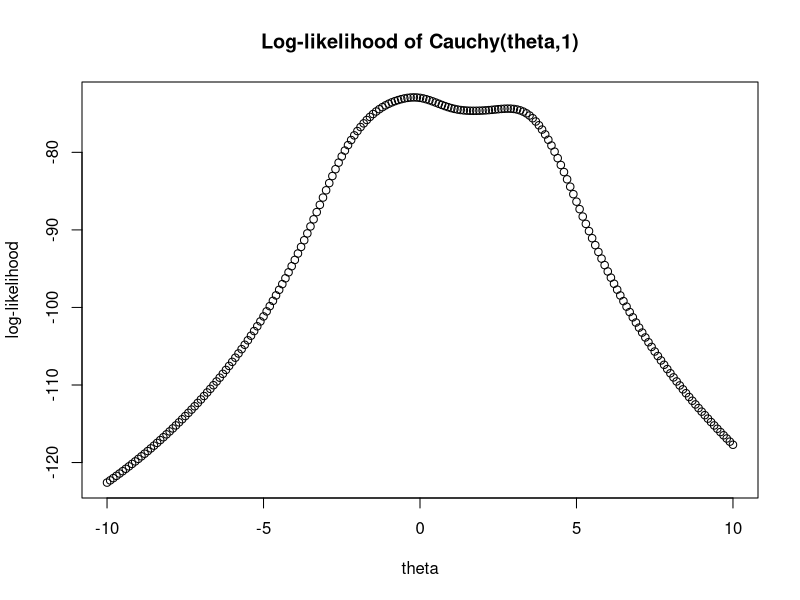
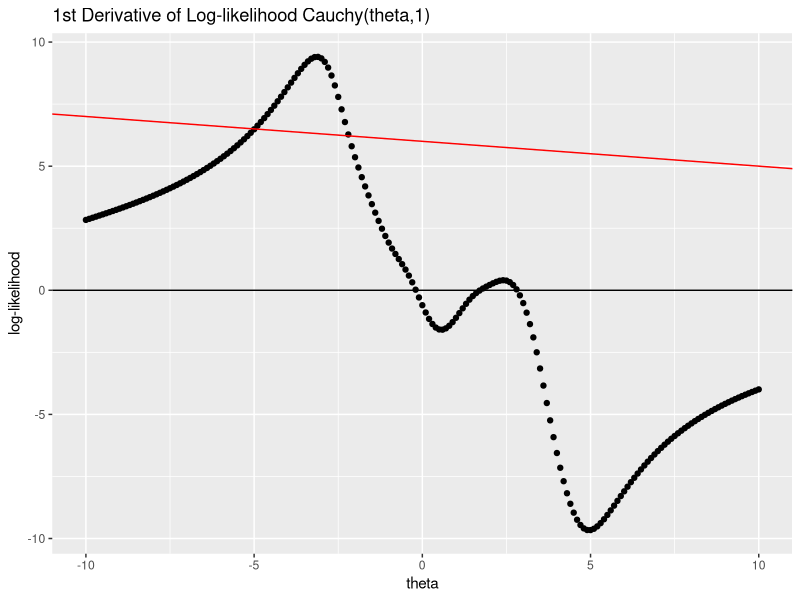
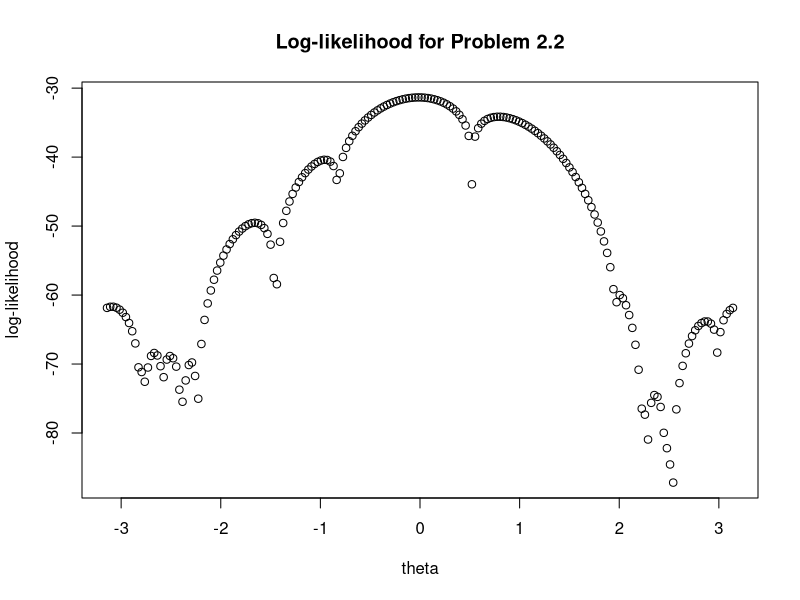

Source code (R) for these figures, in order:
## ---- chunk 1
library(ggplot2)
options(scipen=999)

# From lecture notes
Gradmat<-function(x, f, eps = 1e-06){
  # Calculate the difference-quotient approx gradient (matrix) of an arbitrary 
  # input (vector) function "f" at "x"
  dd = length(x)
  aa = length(f(x))
  epsmat = (diag(dd) * eps)/2
  gmat = array(0, dim = c(aa, dd))
  for(i in 1:dd){
    gmat[, i] <- (f(x + epsmat[, i]) -
    f(x - epsmat[, i]))/eps}
  if(aa > 1) gmat else c(gmat)
}

Newt_Raph_MLE<-function(guess,f, max.iter=25, tol = 1e-05, eps=1e-06){
  gradient <- function(x) Gradmat(x, f, eps)
  hessian <- function(x) Gradmat(x, gradient, eps)
  old <- guess
  new <- old - solve(hessian(old), gradient(old))
  it <- 1
  while(it < max.iter & sqrt(sum((new - old)^2)) >tol){
    old <- new
    new <- old - solve(hessian(old), gradient(old))
    it <- it + 1
  }
    list(Steps = it, Initial = guess, Estimate = new,fval = f(new))
}
## ---- chunk 2
# observed values
values <- c(1.77,-0.23,2.76,3.8,3.47,56.75,-1.34,4.24,-2.44,3.29,
       3.71,-2.4,4.53,-0.07,-1.05,-13.87,-2.53,-1.75,0.27,43.21)
# Plot Log-likelihood
theta <- seq(-10,10,by=.1)
log_likelihood <- function(theta) sum(dcauchy(values, location=theta,scale=1,log=TRUE))
# analytical first derivative of log likelihood
log_deriv <- function(theta) 2*sum((values-theta)/(1+(values-theta)^2))

# call above function with theta and observed values
plot(theta, unlist(lapply(theta, log_likelihood)),
     xlab='theta',ylab='log-likelihood', main='Log-likelihood of Cauchy(theta,1)')
## ---- chunk 3
# the mean is about 5.1
# -11 and 38 lead to errors, "system is exactly singular" --> very poor guesses
test_values <- c(-1,0,1.5,4,4.7,7,8,mean(values))
results_df <- data.frame()
# test all values via for loop, index functional output to set up columns
# values updated according to ith row
for (i in 1:length(test_values)){
  newt_raph_results <- Newt_Raph_MLE(test_values[i],log_likelihood)
  results_df[i,1] <- newt_raph_results[1]
  results_df[i,2] <- newt_raph_results[2]
  results_df[i,3] <- newt_raph_results[3]
  results_df[i,4] <- log_deriv(as.numeric(newt_raph_results[3]))
}
results_df

# checking code
optimize(function(theta) -sum(dcauchy(values, location=theta, log=TRUE)),  c(-100,100)) 
## ---- chunk 4
bisect <- function(bounds,fun,eps=1e-05,max.iter=50){
  # bounds should be a vector, done this way to facilitate testing
  # fun is the function to optimize
  lower <- bounds[1]
  upper <- bounds[2]
  initial_up <- upper
  initial_low <- lower
  theta_guess <- (upper+lower) / 2
  it <- 1
  while (it < max.iter & abs(fun(theta_guess))> eps) {
    # bisection algorithm 
    if (fun(lower)*fun(theta_guess)<=0){upper <- theta_guess}
    else{lower<-theta_guess}
    theta_guess <- (upper + lower) / 2
    it <- it + 1
  }  
  list(Estimate=as.numeric(theta_guess), Steps=it, InitialLow=initial_low,InitialUp=initial_up)
}
bisection_test <- list(c(-1,1),c(0,2),c(-4,4),c(-40,40),c(1,1.2))
sapply(bisection_test,bisect,fun=log_deriv)
## ---- chunk 5
vectorized_loglike <- Vectorize(log_likelihood,'theta')

fixed_point <- function(guess, f, alpha=1, max.iter=25, eps=1e-05){
  # new theta is simply G(x) evaluated at old theta
  # If G(x)=g'(x)+x ---> |g''(x)+1|<1
  # G(x) = alpha*g'(x) + x
  # choose alpha so that |alpha*g''(x)+1|<1 on [a,b] 
  xi <- guess
  i <- 0
  gradient <- function(guess){return(Gradmat(guess,f,eps))}
  hessian <- function(guess) Gradmat(guess,gradient,eps)
  while (i < max.iter & abs(1+alpha*hessian(xi)) < 1){
    xi <- xi + alpha*gradient(xi)
    i <- i+1
  }  
  list(Initial=guess,Alpha=alpha,Estimate=xi,Steps=i)
}
alphas <- c(1,0.64,0.25,0.01)
guess1 <- sapply(alphas,fixed_point,guess=-1,f=vectorized_loglike)
guess2 <- sapply(alphas,fixed_point,guess=0,f=vectorized_loglike)
guess3 <- sapply(alphas,fixed_point,guess=4,f=vectorized_loglike)
cbind(guess1,guess2,guess3)
## ---- chunk 6
secant <- function(initial, f, max.iter=500, tol=1e-05){
  theta_0 <- as.numeric(initial[1])
  theta_1 <- as.numeric(initial[2])
  for (i in 1:max.iter){
    theta_2 <- theta_1 - f(theta_1) / ((f(theta_1)-f(theta_0)) / (theta_1-theta_0)) 
    if (abs(theta_2-theta_1) < tol) {
      return(list(Estimate=theta_2,Func_Val=log_deriv(theta_2),Initial_1=initial[1],Initial_2=initial[2]))}
    theta_0 <- theta_1
    theta_1 <- theta_2
  }
}
secant_test <- list(c(-2,1),c(-3,3),c(-2,0),c(-2,0.9),c(-10,0))
secant_test_results <- sapply(secant_test,secant,f=log_deriv)
data.frame(secant_test_results)

l_prime_theta <- data.frame(theta, likelihood=unlist(lapply(theta, log_deriv)))
ggplot(l_prime_theta)+
  geom_point(mapping=aes(x=theta,y=likelihood)) +
  geom_abline(intercept = 6, slope = -.1,color='red') +
  geom_hline(yintercept=0)+
  labs(title='1st Derivative of Log-likelihood Cauchy(theta,1)',y='log-likelihood')
## ---- chunk 7
num_experiments <- 100
newt_times <- rep(0,num_experiments)
bis_times <- rep(0,num_experiments)
fixedp_times <- rep(0,num_experiments)
sec_times <- rep(0,num_experiments)
for (i in 1:num_experiments){
  newt_start <- Sys.time()
  nr_call <- Newt_Raph_MLE(0,vectorized_loglike)
  newt_times[i] <- Sys.time() - newt_start

  bis_start <- Sys.time()
  bisection_call <- bisect(c(-1,1),log_deriv)
  bis_times[i] <- Sys.time() - bis_start

  fixedp_start <- Sys.time()
  fixedp_call <- fixed_point(-1,vectorized_loglike,alpha=64)
  fixedp_times[i] <- Sys.time() - fixedp_start

  sec_start <- Sys.time()
  secant_call <- secant(c(-2,0),log_deriv)
  sec_times[i] <- Sys.time() - sec_start
}
newt_mean <- mean(newt_times)
bis_mean <- mean(bis_times)
fixedp_mean <- mean(fixedp_times)
sec_mean <- mean(sec_times)
cauchy_time <- data.frame(NR_Avg=newt_mean,Bisection_Avg=bis_mean,
                          Fixed_Point_Avg=fixedp_mean,Secant_Avg=sec_mean)
## ---- chunk 8
# I re-wrote this function because the original was pretty hard-coded
Newt_Raph_Norm_MLE <- function(ini_guess, x, max_iter=25, tol=1e-05){
  # ini_guess = initial guess 
  # x = vector of observed values
  old_guess <- ini_guess
  new_guess <- old_guess + sum(x-old_guess)/length(x)
  iter <- 1
  while (iter<max_iter & sqrt((old_guess-new_guess)^2)>tol){
    old_guess <- new_guess
    new_guess <- old_guess + sum(x-old_guess)/length(x)
    iter <- iter + 1
  }
  list(Initial=ini_guess,Steps=iter,Estimate=new_guess)
}
norm_values <- rnorm(20,-.1922,1)
normal_first_deriv <- function(theta) sum(norm_values-theta)
normtimes1 <- rep(0,length(num_experiments))
normtimes2 <- rep(0,length(num_experiments))
normtimes3 <- rep(0,length(num_experiments))
normtimes4 <- rep(0,length(num_experiments))
for (i in 1:num_experiments){
  start1 <- Sys.time()
  Newt_Raph_Norm_MLE(4,norm_values)
  normtimes1[i] <- Sys.time() - start1
  
  start2 <- Sys.time()
  bisect(c(0,6),normal_first_deriv)
  normtimes2[i] <- Sys.time() - start2
  
  start3 <- Sys.time()
  fixed_point(5,normal_first_deriv)
  normtimes3[i] <- Sys.time() - start3
  
  start4 <- Sys.time()
  secant(c(-1,1),normal_first_deriv)
  normtimes4[i] <- Sys.time() - start1
}
norm_newt_mean <- mean(normtimes1)
norm_bis_mean <- mean(normtimes2)
norm_fixed_mean <- mean(normtimes3)
norm_sec_mean <- mean(normtimes4)
norm_time <- data.frame(NR_Avg=norm_newt_mean,Bisection_Avg=norm_bis_mean,
                          Fixed_Point_Avg=norm_fixed_mean,Secant_Avg=norm_sec_mean)
rbind(Cauchy=cauchy_time,Normal=norm_time)
## ---- chunk 9
x <- c(3.91,4.85,2.28,4.06,3.7,4.04,5.46,3.53,2.28,1.96,
          2.53,3.88,2.22,3.47,4.82,2.46,2.99,2.54,0.52,2.5)
param_space <- seq(-pi,pi,2*pi/199)
log_likelihood2 <- function(theta) {-length(x)*log(2*pi)+sum(log(1-cos(x-theta)))}
# call above function with theta and observed values
plot(param_space, unlist(lapply(param_space, log_likelihood2)),
     xlab='theta',ylab='log-likelihood', main='Log-likelihood for Problem 2.2')
## ---- chunk 10
# include method of moments estimator
mom_estimator <- asin(mean(x)-pi)
test_values2 <- c(-2.7,2.7,0,mom_estimator)
results_df2 <- data.frame()
# using same method as previously for viewing results
for (i in 1:length(test_values2)){
  newt_raph_results2 <- Newt_Raph_MLE(test_values2[i],log_likelihood2)
  results_df2[i,1] <- newt_raph_results2[1]
  results_df2[i,2] <- newt_raph_results2[2]
  results_df2[i,3] <- newt_raph_results2[3]
}
results_df2
## ---- chunk 11
results_df3 <- data.frame()
results_df3 <- t(data.frame(sapply(param_space,Newt_Raph_MLE,f=log_likelihood2)))
# all results
head(results_df3,20)
# simplify estimates by rounding
raw_estimates <- unlist(results_df3[,3])
prob2_estimates <- round(raw_estimates,8)
# extract unique estimates for theta
unique_estimates <- unique(prob2_estimates)
# determine where cutoffs for intervals are
indices<- match(unique_estimates,prob2_estimates)
# subset initial guesses according to indices
groups_least_values <- results_df3$Initial[indices]

intervals <- list()
for (i in 1:length(unique_estimates)){
  intervals[[i]] <- unlist(subset(results_df3,round(raw_estimates,8)==unique_estimates[i])[,2])
}
# 19 groups, first three displayed 
head(intervals,3)
## ---- chunk 12
distinct_results <- function(initial_guess,eps=1e-03){
  # parameters: initial guess, vector of values
  # eps determines which 10s place to nudge the initial guess by
  results1 <- Newt_Raph_MLE(initial_guess,log_likelihood2)
  estimate1 <- round(as.numeric(results1[3]),6)
  # nudge in positive direction
  i <- 1
  nudge <- i*eps
  guess_nudge <- initial_guess + nudge
  results2 <- Newt_Raph_MLE(guess_nudge,log_likelihood2)
  estimate2 <- round(as.numeric(results2[3]),6)
  # loop until the estimates are different
  while(estimate1 == estimate2){
    results1 <- Newt_Raph_MLE(initial_guess,log_likelihood2)
    estimate1 <- round(as.numeric(results1[3]),6)
    # increase size of nudge
    i <- i+1 
    nudge <- i*eps
    guess_nudge <- initial_guess + nudge
    results2 <- Newt_Raph_MLE(guess_nudge,log_likelihood2)
    estimate2 <- round(as.numeric(results2[3]),6)
  }
  initial_val1 <- as.numeric(results1[2])
  initial_val2 <- as.numeric(results2[2])
  list(Diff_Between_Initial=abs(initial_val1-initial_val2),
       Ini_1=initial_val1,Final_1=estimate1,
       Ini_2 = initial_val2,Final_2=estimate2)
}
# Vector of values near threshold, i.e. start with one value, add incrementally
# until a different final result is obtained
# If we test every "close" value, we effectively search the entire space for
# the two values that are closest together but lead to different final estimates
close_values <- unlist(results_df3[,2][indices-1])
differences <- t(sapply(close_values,distinct_results))
differences_mat <- data.frame(differences)
differences_mat
## ---- chunk 13
# I've included this as an appendix, it was my initial method for solving #1
# Following was my writing out of the first derivative of the log-likelihood
Newt_Raph_MLE_orig <- function(ini_guess, max_iter=25, tol=1e-05){
  # ini_guess = initial guess 
  # x = vector of observed values
  old_guess <- as.numeric(ini_guess)
  new_guess <- old_guess - log_deriv(old_guess)/log_deriv_sec(old_guess)
  iter <- 1
  while (iter<max_iter & sqrt((old_guess-new_guess)^2)>tol){
    old_guess <- as.numeric(new_guess)
    new_guess <- old_guess - log_deriv(old_guess)/log_deriv_sec(old_guess)
    iter <- iter + 1
  }
  list(Initial=ini_guess,Steps=iter,Estimate=new_guess)
}

# old functions: log-likelihood written in analytical form, its second derivative
ll1 <- function(x,theta) -length(x)*log(pi)-sum(log(1+(x-theta)^2)) 
log_deriv_sec <- function(theta) 2*sum(((values-theta)^2-1)/(1+(values-theta)^2)^2)

# First derivative log-like: $\sum_{i=1}^{n}\frac{-1}{1+(x-\theta)^2}*2(x-\theta)*-1)$
# $=2\sum_{i=1}^n\frac{x-\theta}{1+(x-\theta)^2}$
# Second derivative log-like: did not obtain "confidently" 

# 2d old commentary
# Rounding to 8 decimal places, my code determined there are 43 unique estimates,
# implying there are 43 groups along the sub-interval. Each entry in the final 
# vector gives the lowest possible value of each respective interval, their 
# subsequent values representing the non-included largest possible value for the 
# interval. Any initial estimates within this interval are expected to give the 
# same final estimate for $\theta$. For example, any initial estimate between
# -2.8890023 and -2.6679857 is expected to give a final result of -2.752389.
# In general, this demonstrates not only the complexity of the objective function,
# but also that there are *many* local maxima. This is to be expected though, as
# the density is periodic. It is probably worth mentioning that each initial 
# estimate leads to a final guess that is very close to it, meaning the algorithm
# does not move far away from the initial guess at any point.
